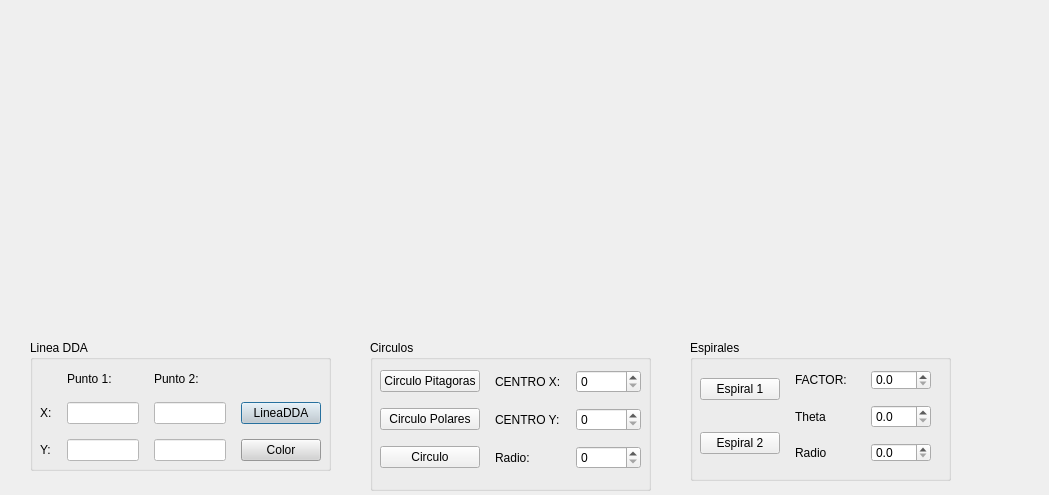
<?xml version="1.0" encoding="UTF-8"?>
<ui version="4.0">
 <class>Dialog</class>
 <widget class="QDialog" name="Dialog">
  <property name="geometry">
   <rect>
    <x>0</x>
    <y>0</y>
    <width>1049</width>
    <height>495</height>
   </rect>
  </property>
  <property name="windowTitle">
   <string>Linea DDA y Circulo</string>
  </property>
  <property name="styleSheet">
   <string notr="true"/>
  </property>
  <widget class="QGroupBox" name="LineaDDA">
   <property name="geometry">
    <rect>
     <x>30</x>
     <y>340</y>
     <width>301</width>
     <height>131</height>
    </rect>
   </property>
   <property name="title">
    <string>Linea DDA</string>
   </property>
   <widget class="QWidget" name="">
    <property name="geometry">
     <rect>
      <x>10</x>
      <y>30</y>
      <width>281</width>
      <height>91</height>
     </rect>
    </property>
    <layout class="QGridLayout" name="gridLayout_5">
     <property name="spacing">
      <number>15</number>
     </property>
     <item row="0" column="1">
      <widget class="QLabel" name="label">
       <property name="text">
        <string>Punto 1:</string>
       </property>
      </widget>
     </item>
     <item row="0" column="2">
      <widget class="QLabel" name="label_6">
       <property name="text">
        <string>Punto 2:</string>
       </property>
      </widget>
     </item>
     <item row="1" column="0">
      <widget class="QLabel" name="label_2">
       <property name="text">
        <string>X:</string>
       </property>
      </widget>
     </item>
     <item row="1" column="1">
      <widget class="QLineEdit" name="lineEdit">
       <property name="styleSheet">
        <string notr="true">background-color: rgb(255, 255, 255);</string>
       </property>
      </widget>
     </item>
     <item row="1" column="2">
      <widget class="QLineEdit" name="lineEdit_3">
       <property name="styleSheet">
        <string notr="true">background-color: rgb(255, 255, 255);</string>
       </property>
      </widget>
     </item>
     <item row="1" column="3">
      <widget class="QPushButton" name="pushButton">
       <property name="styleSheet">
        <string notr="true">background-color: rgb(211, 211, 211);</string>
       </property>
       <property name="text">
        <string>LineaDDA</string>
       </property>
      </widget>
     </item>
     <item row="2" column="0">
      <widget class="QLabel" name="label_5">
       <property name="text">
        <string>Y:</string>
       </property>
      </widget>
     </item>
     <item row="2" column="1">
      <widget class="QLineEdit" name="lineEdit_2">
       <property name="styleSheet">
        <string notr="true">background-color: rgb(255, 255, 255);</string>
       </property>
      </widget>
     </item>
     <item row="2" column="2">
      <widget class="QLineEdit" name="lineEdit_4">
       <property name="styleSheet">
        <string notr="true">background-color: rgb(255, 255, 255);</string>
       </property>
      </widget>
     </item>
     <item row="2" column="3">
      <widget class="QPushButton" name="pushButton_2">
       <property name="styleSheet">
        <string notr="true">background-color: rgb(211, 211, 211);</string>
       </property>
       <property name="text">
        <string>Color</string>
       </property>
      </widget>
     </item>
    </layout>
   </widget>
  </widget>
  <widget class="QGroupBox" name="groupBox">
   <property name="geometry">
    <rect>
     <x>370</x>
     <y>340</y>
     <width>281</width>
     <height>151</height>
    </rect>
   </property>
   <property name="title">
    <string>Circulos</string>
   </property>
   <widget class="QWidget" name="">
    <property name="geometry">
     <rect>
      <x>10</x>
      <y>30</y>
      <width>261</width>
      <height>101</height>
     </rect>
    </property>
    <layout class="QGridLayout" name="gridLayout_3">
     <property name="spacing">
      <number>15</number>
     </property>
     <item row="0" column="0">
      <widget class="QPushButton" name="pushButton_3">
       <property name="text">
        <string>Circulo Pitagoras</string>
       </property>
      </widget>
     </item>
     <item row="0" column="1">
      <widget class="QLabel" name="label_3">
       <property name="text">
        <string>CENTRO X:</string>
       </property>
      </widget>
     </item>
     <item row="0" column="2">
      <widget class="QSpinBox" name="spinBox">
       <property name="maximum">
        <number>900</number>
       </property>
      </widget>
     </item>
     <item row="1" column="0">
      <widget class="QPushButton" name="pushButton_4">
       <property name="text">
        <string>Circulo Polares</string>
       </property>
      </widget>
     </item>
     <item row="1" column="1">
      <widget class="QLabel" name="label_4">
       <property name="text">
        <string>CENTRO Y:</string>
       </property>
      </widget>
     </item>
     <item row="1" column="2">
      <widget class="QSpinBox" name="spinBox_2">
       <property name="maximum">
        <number>200</number>
       </property>
      </widget>
     </item>
     <item row="2" column="0">
      <widget class="QPushButton" name="pushButton_5">
       <property name="text">
        <string>Circulo</string>
       </property>
      </widget>
     </item>
     <item row="2" column="1">
      <widget class="QLabel" name="label_7">
       <property name="text">
        <string>Radio:</string>
       </property>
      </widget>
     </item>
     <item row="2" column="2">
      <widget class="QSpinBox" name="spinBox_3">
       <property name="maximum">
        <number>150</number>
       </property>
      </widget>
     </item>
    </layout>
   </widget>
  </widget>
  <widget class="QGroupBox" name="groupBox_2">
   <property name="geometry">
    <rect>
     <x>690</x>
     <y>340</y>
     <width>261</width>
     <height>141</height>
    </rect>
   </property>
   <property name="title">
    <string>Espirales</string>
   </property>
   <widget class="QWidget" name="">
    <property name="geometry">
     <rect>
      <x>10</x>
      <y>30</y>
      <width>231</width>
      <height>92</height>
     </rect>
    </property>
    <layout class="QGridLayout" name="gridLayout_4">
     <property name="spacing">
      <number>15</number>
     </property>
     <item row="0" column="2">
      <widget class="QDoubleSpinBox" name="doubleSpinBox">
       <property name="decimals">
        <number>1</number>
       </property>
      </widget>
     </item>
     <item row="2" column="0" rowspan="2">
      <widget class="QPushButton" name="pushButton_7">
       <property name="text">
        <string>Espiral 2</string>
       </property>
      </widget>
     </item>
     <item row="1" column="1" rowspan="2">
      <widget class="QLabel" name="label_10">
       <property name="text">
        <string>Theta</string>
       </property>
      </widget>
     </item>
     <item row="3" column="2">
      <widget class="QDoubleSpinBox" name="doubleSpinBox_2">
       <property name="decimals">
        <number>1</number>
       </property>
      </widget>
     </item>
     <item row="3" column="1">
      <widget class="QLabel" name="label_11">
       <property name="text">
        <string>Radio</string>
       </property>
      </widget>
     </item>
     <item row="0" column="0" rowspan="2">
      <widget class="QPushButton" name="pushButton_6">
       <property name="text">
        <string>Espiral 1</string>
       </property>
      </widget>
     </item>
     <item row="1" column="2" rowspan="2">
      <widget class="QDoubleSpinBox" name="doubleSpinBox_3">
       <property name="decimals">
        <number>1</number>
       </property>
      </widget>
     </item>
     <item row="0" column="1">
      <widget class="QLabel" name="label_8">
       <property name="text">
        <string>FACTOR:</string>
       </property>
      </widget>
     </item>
    </layout>
   </widget>
  </widget>
 </widget>
 <resources/>
 <connections/>
</ui>
